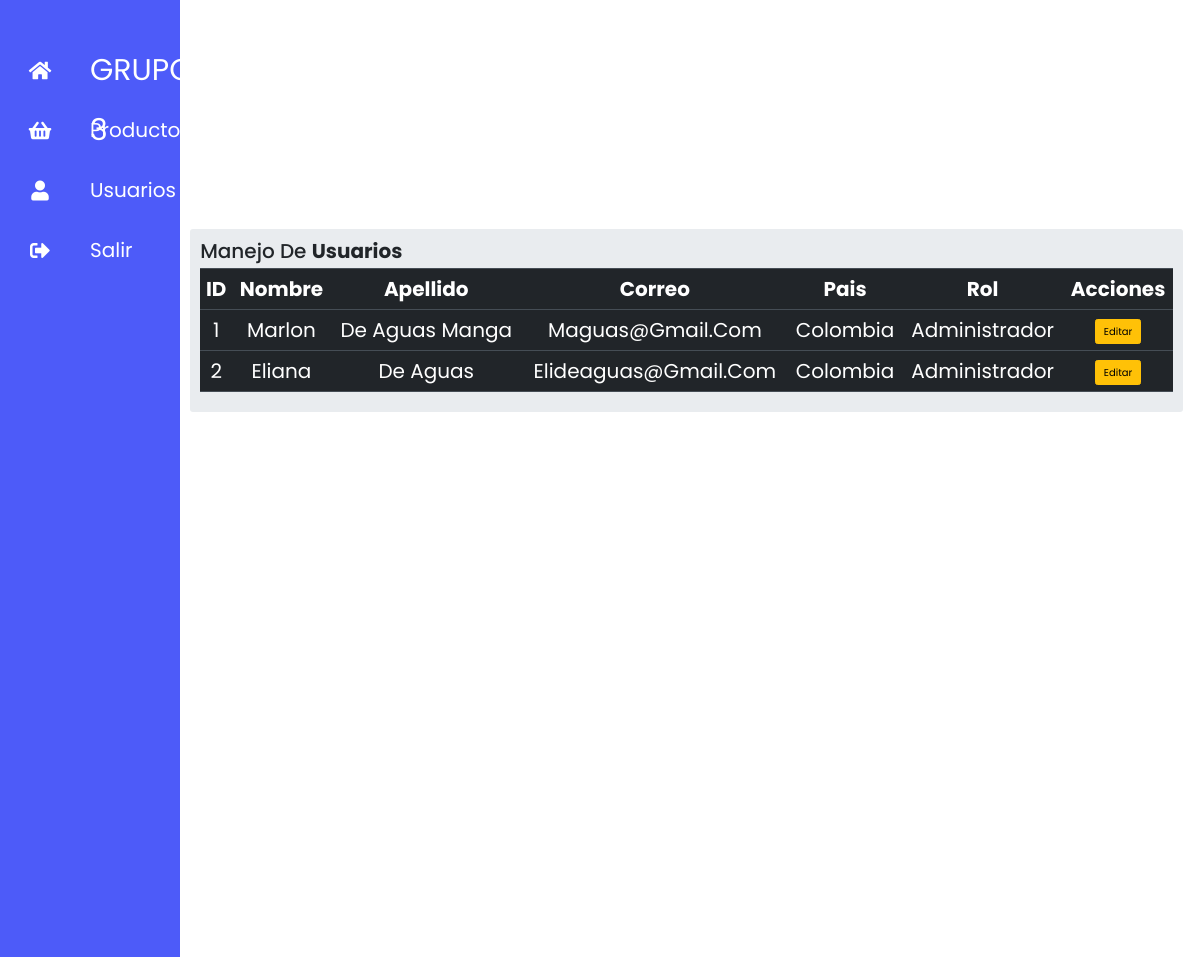
The page /admin_usuarios (signed in) on the database as committed earlier.
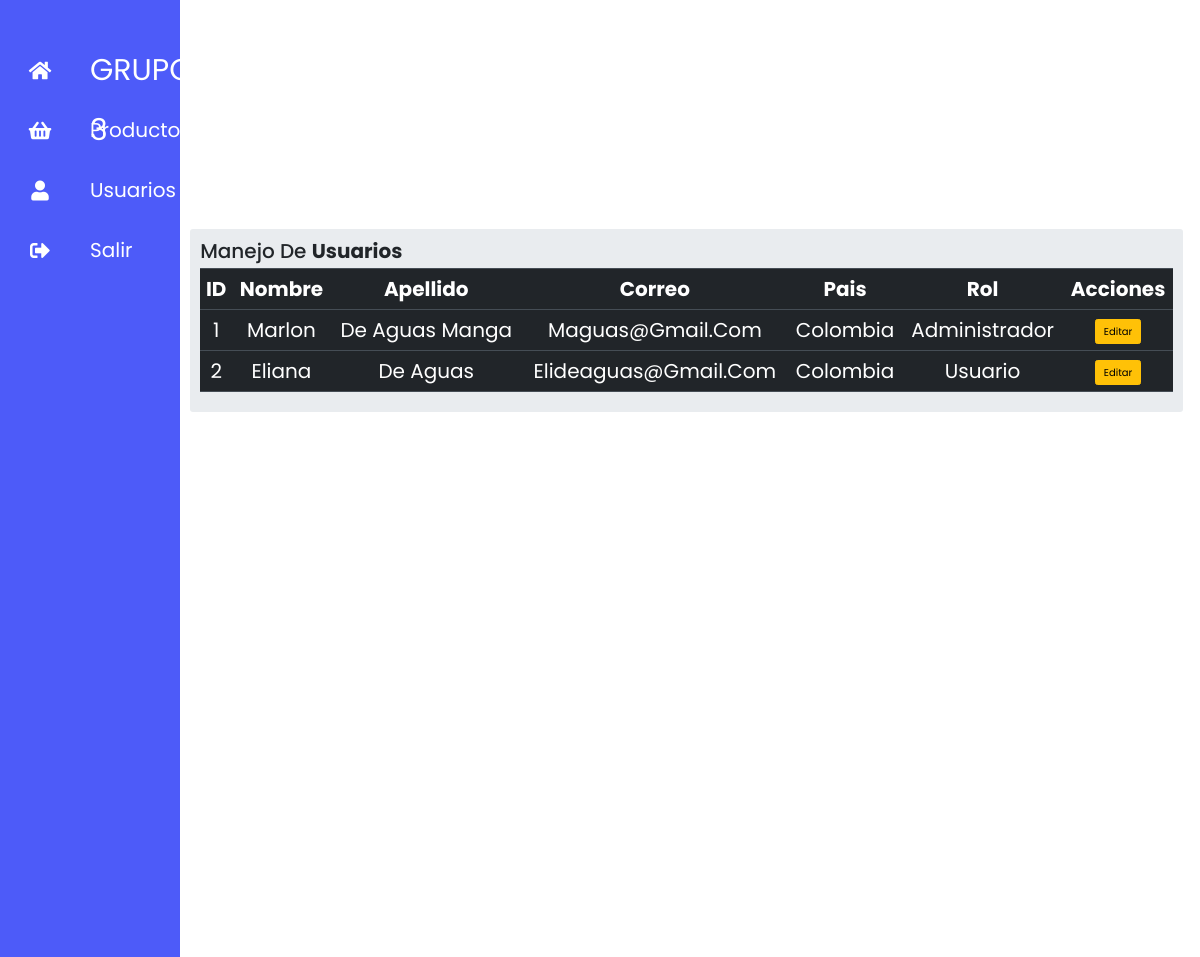
The same page on the database as committed later.
### tables this page shows
CREATE TABLE "usuarios" (
	"id"	INTEGER,
	"nombre"	TEXT,
	"apellido"	TEXT,
	"correo"	TEXT,
	"contrasena"	TEXT,
	"pais"	TEXT,
	"id_rol"	INTEGER,
	FOREIGN KEY("id_rol") REFERENCES "roles"("id"),
	PRIMARY KEY("id" AUTOINCREMENT)
);

### app.py (the view)
@app.route('/admin_usuarios', methods=['GET', 'POST'])
def admin_usuarios():
    if(session["rol"] != 2 and session["rol"] != 3):
        return render_template('inicio.html')
    conexion.row_factory = sqlite3.Row
    cursor = conexion.cursor()
    cursor.execute("SELECT * FROM usuarios")
    filas = cursor.fetchall()
    return render_template("admin-usuarios.html", filas = filas)

### app.py (called while the page is built)
@app.before_request
def verificar():
    ruta = request.path
    if not 'usuario' in session and ruta != "/login" and ruta != "/loguear" and ruta != "/registro" and not ruta.startswith("/static"):
        flash("Inicia sesión para continuar")
        return redirect("/login")

### templates/admin-usuarios.html (shortened to what this page needs)
<!DOCTYPE html>
<html lang="en">
<head>
    <link rel="stylesheet" href="https://stackpath.bootstrapcdn.com/bootstrap/4.4.1/css/bootstrap.min.css">
    <link rel="stylesheet" href="https://cdnjs.cloudflare.com/ajax/libs/font-awesome/5.15.4/css/all.min.css">
    <link rel="stylesheet" href="../static/css/stilos.css">
    <link href="https://cdn.jsdelivr.net/npm/bootstrap@5.0.2/dist/css/bootstrap.min.css" rel="stylesheet">
</head>
<body>
    <div class="dashboard">
        <div class="barra">
            <ul>
                <li class="lista">
                    <a href="/">
                        <span class="icono"><i class="fas fa-home"></i></span>
                        <span class="titulo titulo-principal">GRUPO 3</span>
                    </a>
                </li>
                <li class="lista">
                    <a href="/admin">
                        <span class="icono"><i class="fas fa-shopping-basket"></i></span>
                        <span class="titulo">Productos</span>
                    </a>
                </li>
                <li class="lista">
                    <a href="/admin_usuarios">
                        <span class="icono"><i class="fas fa-user"></i></span>
                        <span class="titulo">Usuarios</span>
                    </a>
                </li>
                <li class="lista">
                    <a href="/cerrar_session">
                        <span class="icono"><i class="fas fa-sign-out-alt"></i></span>
                        <span class="titulo">Salir</span>
                    </a>
                </li>
            </ul>
        </div>
        <div class="dbcontenedor">
            <div class="container">
                <div class="row">
                    <div class="col md-12">
                        <div class="jumbotron p-3">
                            <h2>Manejo de <b>Usuarios </b>  </h2>
                            <table class="table table-hover table-dark">
                                <tr>
                                    <th>ID</th>
                                    <th>Nombre</th>
                                    <th>Apellido</th>
                                    <th>Correo</th>
                                    <th>Pais</th>
                                    <th>Rol</th>
                                    <th>Acciones</th>
                                </tr>
                               {% for fila in filas %}
                                <tr>
                                    <td>{{fila.id}}</td>
                                    <td>{{fila.nombre}}</td>
                                    <td>{{fila.apellido}}</td>
                                    <td>{{fila.correo}}</td>
                                    <td>{{fila.pais}}</td>
                                    {% if fila.id_rol == 1 %}
                                    <td>Usuario</td>
                                    {% else %}
                                    <td>Administrador</td>
                                    {% endif %}
                                    <td>
                                        <a href="/actualizar_producto/{{fila.id}}" class="btn btn-warning btn-xs" data-toggle="modal" data-target="#modaledit{{fila.id}}">Editar</a>
                                    </td>
                                </tr>
                                {% endfor %}
                            </table>
                        </div>
                  </div>
               </div>
            </div>
                    </div>
                </div>
</body>
</html>

Rows that differ between the two databases and show on the page:
changed usuarios "Eliana": id_rol "Administrador" → "Usuario"
